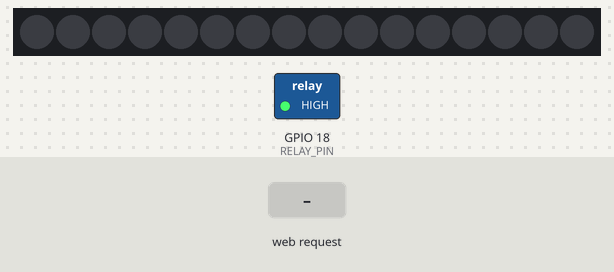
A sketch run on a simulated ESP32. On the bench: 16 RGB LEDs in strip order, left to right, switched loads named in the sketch (green lamp = pin HIGH). The test bench sets the inputs (shaded band). Dim RGB values are drawn brighter than linear; what the sketch prints to the serial monitor is not drawn.

Above: at 1.2 s.
1.3 s: HTTP request GET /brightness?val=1 received
At 2.3 s:
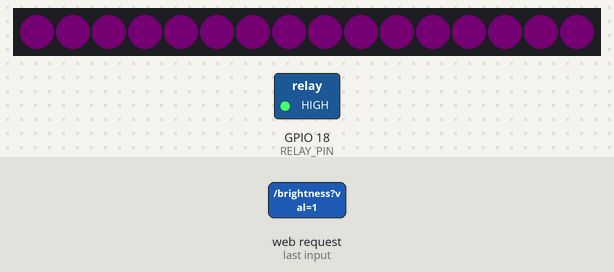
2.8 s: HTTP request GET /brightness?val=120 received
At 3.5 s:
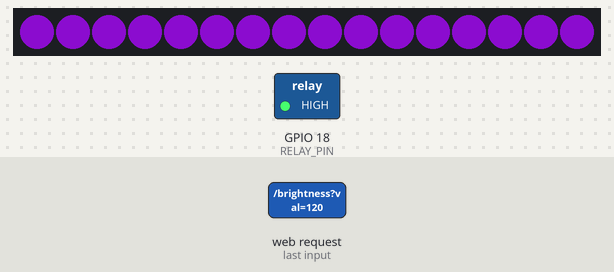
4.3 s: HTTP request GET /irigare received
At 4.6 s:
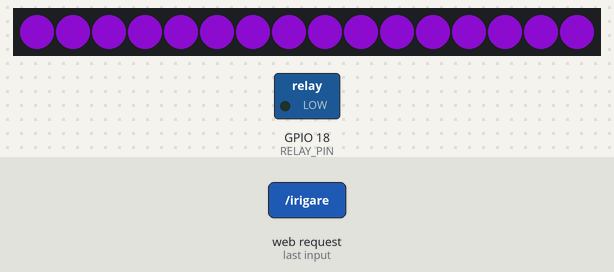
7.3 s: HTTP request GET /off received
At 8.1 s:
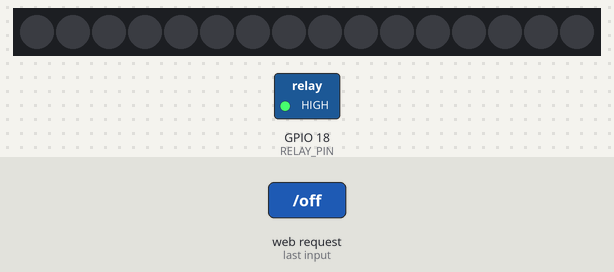
8.8 s: HTTP request GET /pompa/on received
At 9.2 s:
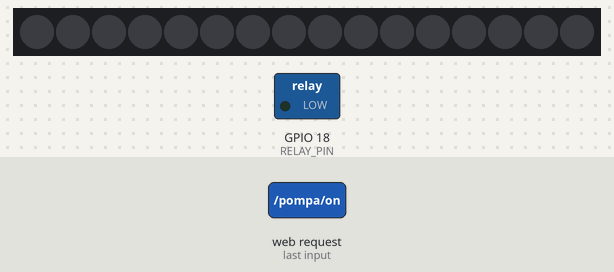
10.3 s: HTTP request GET /on received
At 11.6 s:
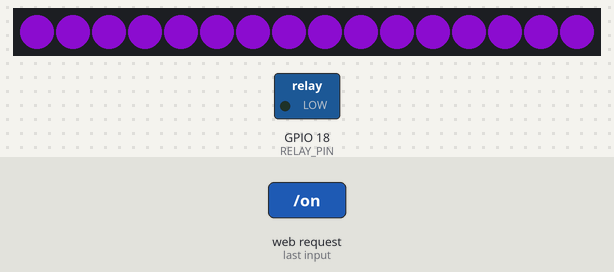
Timing chart, 0 to 12.8 s (numbered marks = the images above; inputs shaded):
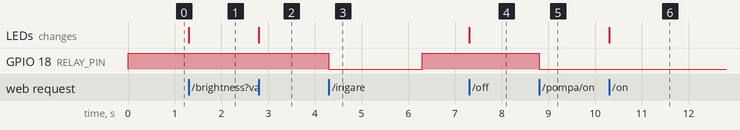

The sketch:

cod_arduino_senzori.ino
```cpp
#include <WiFi.h>
#include <WebServer.h>
#include <Adafruit_NeoPixel.h>
#include <DHT.h>

// === Config SoftAP ===
const char* ap_ssid     = "ESP32-AP";
const char* ap_password = "12345678";
// IP static pentru SoftAP
IPAddress apIP(192, 168, 10, 1);
IPAddress netMsk(255, 255, 255, 0);


// === Config NeoPixel ===
#define LED_PIN    5
#define NUMPIXELS 16
#define RELAY_PIN    18      // pinul conectat la releu


bool relayState = false;
bool touchPrevState = false;
bool pompaPornita = false;


#define DHT_PIN 21
DHT dht(DHT_PIN, DHT22);


Adafruit_NeoPixel strip(NUMPIXELS, LED_PIN, NEO_GRB + NEO_KHZ800);
uint32_t UV_COLOR = strip.Color(166, 15, 247);

WebServer server(80);  // HTTP server pe portul 80


void sendCORS() {
  server.sendHeader("Access-Control-Allow-Origin", "*");
  server.sendHeader("Access-Control-Allow-Methods", "GET,OPTIONS");
  server.sendHeader("Access-Control-Allow-Headers", "Content-Type");
}

void handleOn() {
  sendCORS();
  strip.fill(UV_COLOR);
  strip.show();
  server.send(200, "text/plain", "LEDs on");
}

void handleOff() {
  sendCORS();
  strip.clear();
  strip.show();
  server.send(200, "text/plain", "LEDs off");
}

void handleTemperature() {
  sendCORS();
  float t = dht.readTemperature();
  if (isnan(t)) {
    server.send(500, "text/plain", "Error");
  } else {

    server.send(200, "text/plain", String(t, 1));
  }
}

void handleHumidity() {
  sendCORS();
  float h = dht.readHumidity();
  if (isnan(h)) {
    server.send(500, "text/plain", "Error");
  } else {
    server.send(200, "text/plain", String(h, 1));
  }
}


void handleIrigare() {
  sendCORS();
  Serial.println("Pornire pompa pentru 2 secunde...");

  digitalWrite(RELAY_PIN, LOW);
  delay(2000);
  digitalWrite(RELAY_PIN, HIGH);

  Serial.println("Pompa oprită.");
  server.send(200, "text/plain", "Pompa activată pentru 2 secunde");
}

void handlePompaOn() {
  sendCORS();
  digitalWrite(RELAY_PIN, LOW);
  pompaPornita = true;
  Serial.println("Pompa PORNITA manual.");
  server.send(200, "text/plain", "Pompa pornita");
}

void handlePompaOff() {
  sendCORS();
  digitalWrite(RELAY_PIN, HIGH);
  pompaPornita = false;
  Serial.println("Pompa OPRITA manual.");
  server.send(200, "text/plain", "Pompa oprita");
}

void handleOptions() {

  sendCORS();
  server.send(204);
}

void setup() {
  Serial.begin(115200);
  strip.begin();
  strip.show();

  pinMode(RELAY_PIN, OUTPUT);
  digitalWrite(RELAY_PIN, HIGH);

  pinMode(RELAY_PIN, OUTPUT);
  digitalWrite(RELAY_PIN, HIGH);

  WiFi.softAPConfig(apIP, apIP, netMsk);

  WiFi.softAP(ap_ssid, ap_password);
  Serial.println("=== SoftAP mode ===");
  Serial.print("SSID: "); Serial.println(ap_ssid);
  Serial.print("IP:   "); Serial.println(WiFi.softAPIP());

  Serial.println("\nWiFi connected! IP: " + WiFi.localIP().toString());

  dht.begin();
  Serial.println("DHT22 inițializat.");

  strip.begin();
  strip.show();

  server.on("/brightness", HTTP_GET, []() {
  sendCORS();

  if (!server.hasArg("val")) {
    server.send(400, "text/plain", "Missing val param");
    return;
  }

  int brightness = server.arg("val").toInt();
  brightness = constrain(brightness, 0, 255);

  strip.setBrightness(brightness);

  if (brightness > 0) {
    strip.fill(UV_COLOR);
  } else {
    strip.clear();
  }

  strip.show();
  Serial.printf("Set brightness: %d\n", brightness);

  server.send(200, "text/plain", "Brightness updated");
});


  server.on("/on",  HTTP_GET,    handleOn);
  server.on("/off", HTTP_GET,    handleOff);

  server.on("/temperature", HTTP_GET,    handleTemperature);
  server.on("/humidity",    HTTP_GET,    handleHumidity);
  server.on("/irigare",     HTTP_GET,    handleIrigare);

  server.on("/on",  HTTP_OPTIONS, handleOptions);
  server.on("/off", HTTP_OPTIONS, handleOptions);

  server.on("/temperature", HTTP_OPTIONS, handleOptions);
  server.on("/humidity",    HTTP_OPTIONS, handleOptions);

  server.on("/brightness", HTTP_OPTIONS, handleOptions);

  server.on("/irigare", HTTP_OPTIONS, handleOptions);

  server.on("/pompa/on",  HTTP_GET, handlePompaOn);
  server.on("/pompa/off", HTTP_GET, handlePompaOff);


  server.begin();
}

void loop() {
  server.handleClient();

}
```

Measured:
- after the input at 1.3 s, the LEDs: change at once (image 1)
- after the input at 2.8 s, the LEDs: change at once (image 2)
- after the input at 4.3 s, GPIO 18 (RELAY_PIN): HIGH → LOW at once, → HIGH 2.0 s later
- after the input at 7.3 s, the LEDs: change at once (image 4)
- after the input at 8.8 s, GPIO 18 (RELAY_PIN): HIGH → LOW at once
- after the input at 10.3 s, the LEDs: change at once (image 6)
